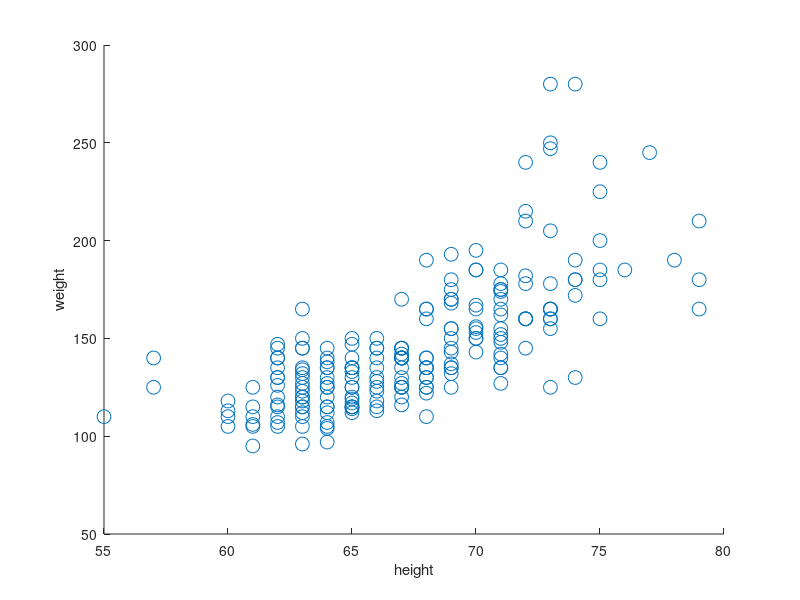

Recreate this plot in MATLAB. (Note: this script raises an error after producing the figure.)
%% MVN Height Weight Demo in 2d

rawdata = dlmread('heightWeightDataSimple.txt'); % comma delimited file
data.Y = rawdata(:,1); % 1=male, 2=female
data.X = [rawdata(:,2) rawdata(:,3)]; % height, weight
maleNdx = find(data.Y == 1);
femaleNdx = find(data.Y == 2);
classNdx = {maleNdx, femaleNdx};

% Raw data
figure;
h=scatter(data.X(:,1), data.X(:,2), 100, 'o');
xlabel('height'); ylabel('weight')
printPmtkFigure('heightWeightScatterNoLabels')
   
% Color coded by class
figure;
colors = 'br';
sym = 'xo';
for c=1:2
  str = sprintf('%s%s', sym(c), colors(c));
  X = data.X(classNdx{c},:);
  h=scatter(X(:,1), X(:,2), 100, str); %set(h, 'markersize', 10);
  hold on;
end
xlabel('height'); ylabel('weight')
title('red = female, blue=male');
printPmtkFigure('heightWeightScatter')

% Superimpose Gaussian fits
for c=1:2
  X = data.X(classNdx{c},:);
  mu = mean(X); Sigma = cov(X);
  gaussPlot2d(mu, Sigma, '-color', colors(c));
end
printPmtkFigure('heightWeightScatterCov')

 
